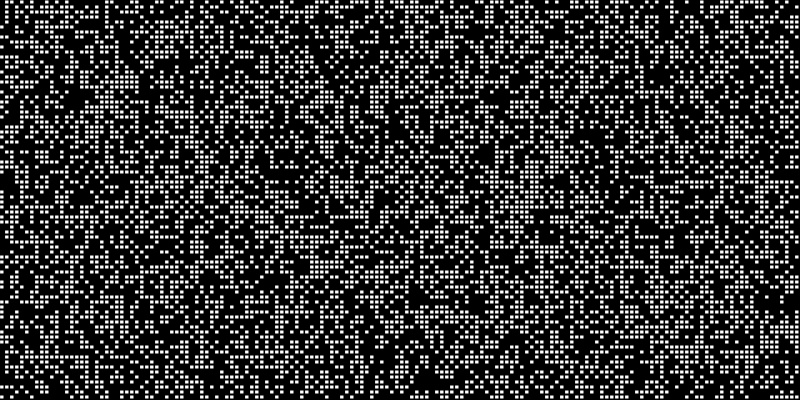
Frame 1 (no input)
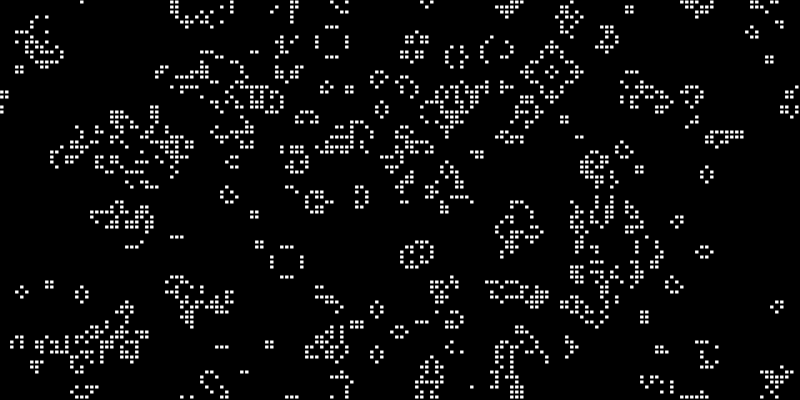
Frame 60 (no input)
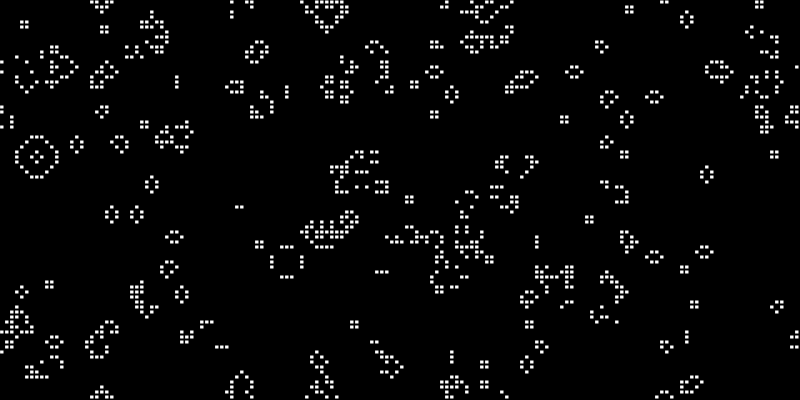
Frame 120 (the mouse pressed at the canvas centre since frame 60)

The p5.js sketch that drew these frames (run headless with seeded random() and noise() and a simulated clock; from frame 60 on, the mouse is pressed at the canvas centre):

// p5.js sketch
// ── sketch.js
let wWidth = 800;
let wHeight = 400;
let resolution = 5;

let cols;
let rows;
let currentGeneration;
let chanceOfInfection = 350000;
let chanceOfInfectionSpread = 100;

function setup(){
  createCanvas(wWidth, wHeight);
  cols = wWidth/resolution;
  rows = wHeight/resolution;

  currentGeneration = createGeneration(cols, rows);

  for(let i = 0; i < cols; i++){
    for(let j = 0; j < rows; j++){
      let inf = floor(random(chanceOfInfection));
      let newPair = {state: floor(random(2)), infected:  inf == 33 ? 1:0}; //probability if this cell is infected

      currentGeneration[i][j] = newPair;  //each cell is binary - can be either 1 or 0
    }
  }
}

function draw(){
    background(0);

    //draw the current generation
    for(let i = 0; i < cols; i++){
      for(let j = 0; j < rows; j++){
        let x = i*resolution;
        let y = j*resolution;

        if(currentGeneration[i][j].state == 1 && currentGeneration[i][j].infected == 0)
        {
          fill(255);
          stroke(0);

          rect(x,y,resolution-1,resolution-1);
        }
        else if(currentGeneration[i][j].state == 1 && currentGeneration[i][j].infected == 1){
          fill(0,255,0);
          stroke(0);

          rect(x,y,resolution-1,resolution-1);
        }
        else{;}
      }
    }

    //compute the next generation with rules
    let nextGeneration = createGeneration(cols, rows);

    for(let i = 0; i < cols; i++){
      for(let j = 0; j < rows; j++){
        let state = currentGeneration[i][j].state;
        let infected = currentGeneration[i][j].infected;

        let neighborCount = neighborhood(currentGeneration,i,j);
        let isInfected = isNeighborInfected(currentGeneration,i,j);

        //dead cells with 3 neighbors yeilds life
        if(state == 0 && neighborCount == 3){
          //is one of the neighbors infected?
          if(isInfected == 1){
            let pair = {state: 1, infected: 1};
            nextGeneration[i][j] = pair;
          }
          else{
            let inf = floor(random(chanceOfInfection));
            let pair = {state: 1, infected:  inf == 33 ? 1:0};
            nextGeneration[i][j] = pair;
          }
        }
        //live cell with more than 3 neighbors, or less than 2 neighbors yields death
        else if(state == 1 && (neighborCount < 2 || neighborCount > 3)){
          let pair = {state: 0, infected: 0};
          nextGeneration[i][j] = pair;
        }
        //else the cell stays the same to the next generation
        else
        {
          let pair = {state: state, infected: infected};
          nextGeneration[i][j] = pair;
        }
      }
    }

    currentGeneration = nextGeneration;
}

//create the 2d array
function createGeneration(col, rows){
  let ret = new Array(cols);

  for(let i = 0; i < ret.length; i++){
    ret[i] = new Array(rows);
  }

  return ret;
}

//count the number of neighbors for the cell at x,y
function neighborhood(currentGeneration, x, y){
  let count = 0;
  //edge cases - treat them as cyclic <- prob not a word
  for(let i = -1; i < 2; i++){
    for(let j = -1; j < 2; j++){
      //exclude the node whose neighborhood it is

        let a = (x + i + cols)% cols;   //x is the starting coord, cols is how wide the box is, i is which box it is
        let b = (y + j + rows)% rows;
        count += currentGeneration[a][b].state;

    }
  }
  count -= currentGeneration[x][y].state;
  return count;
}

//count the number of neighbors for the cell at x,y
function isNeighborInfected(currentGeneration, x, y){
  let inf = false;
  //edge cases - treat them as cyclic <- prob not a word
  for(let i = -1; i < 2; i++){
    for(let j = -1; j < 2; j++){
      //exclude the node whose neighborhood it is

        let a = (x + i + cols)% cols;   //x is the starting coord, cols is how wide the box is, i is which box it is
        let b = (y + j + rows)% rows;
        if(currentGeneration[a][b].infected == 1){
          inf = true;
        }
    }
  }
  return inf;
}

//count the number of neighbors for the cell at x,y
function isNeighborDoctor(currentGeneration, x, y){
  let inf = false;
  //edge cases - treat them as cyclic <- prob not a word
  for(let i = -3; i < 4; i++){
    for(let j = -3; j < 4; j++){
      //exclude the node whose neighborhood it is

        let a = (x + i + cols)% cols;   //x is the starting coord, cols is how wide the box is, i is which box it is
        let b = (y + j + rows)% rows;
        if(currentGeneration[a][b].doctor == 1){
          inf = true;
        }
    }
  }
  return inf;
}
